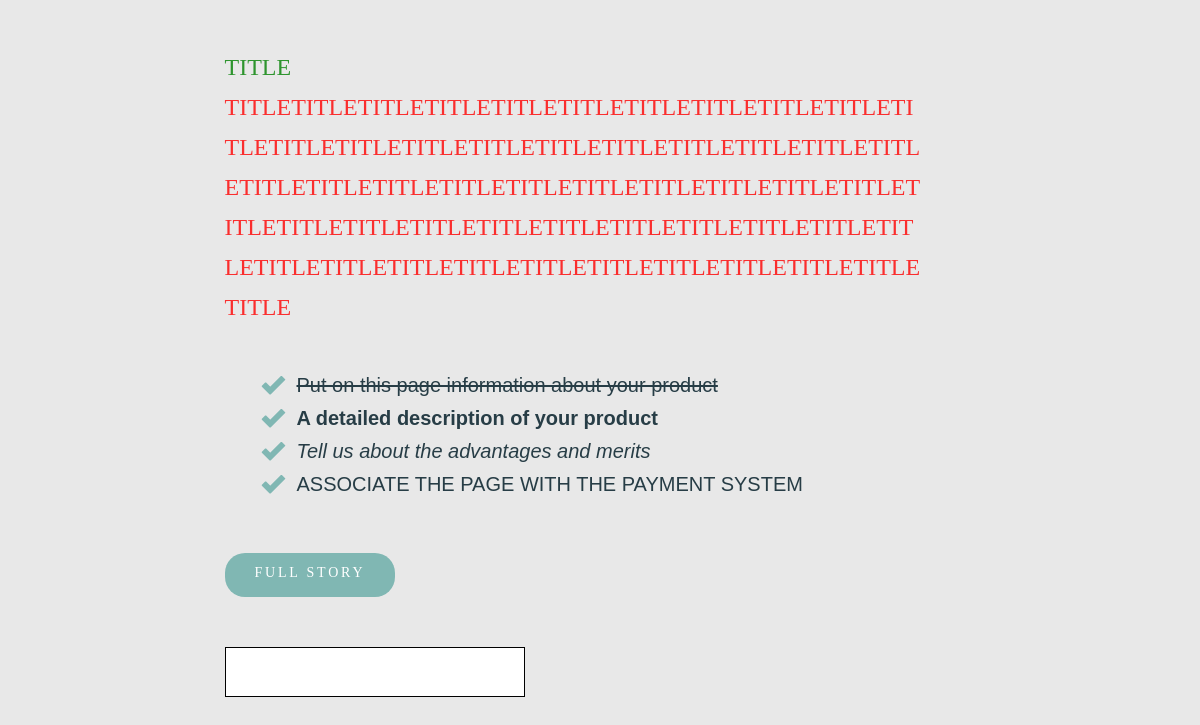
Before: / (lower part) with the older database file.
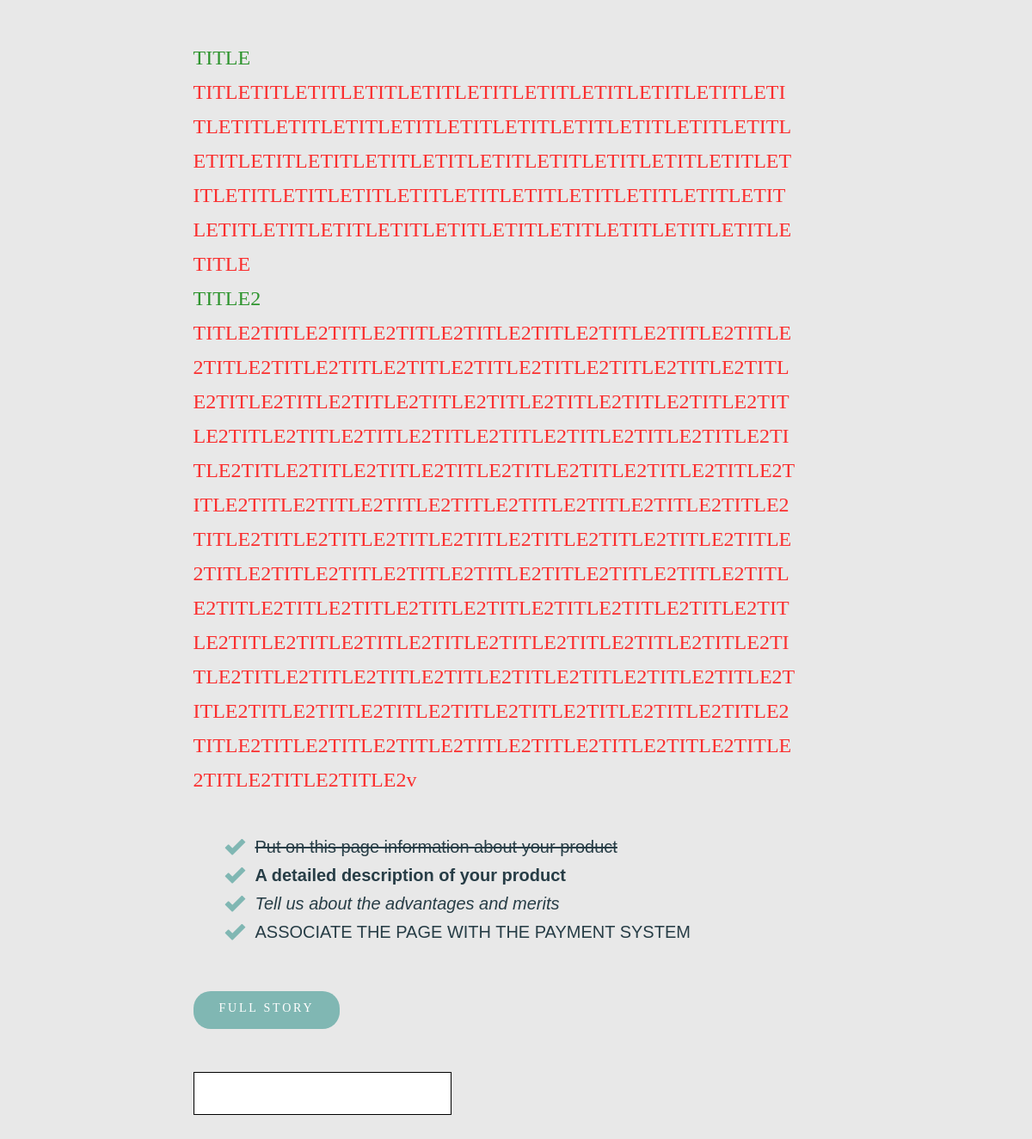
After: the same page with the newer database file.
### glavnaya/models.py (models this page shows, shortened)
class Post(models.Model):
	author = models.ForeignKey(settings.AUTH_USER_MODEL, on_delete=models.CASCADE)
	title = models.CharField(max_length=200)
	text = models.TextField()
	published_date = models.DateTimeField(blank=True,null=True)

### glavnaya/views.py (the view)
# urls.py: path('', views.index),
def index(request):
	posts = Post.objects.filter(published_date__lte=timezone.now()).order_by("published_date")
	return render(request, 'glavnaya/index.html',{'posts': posts})

### glavnaya/templates/glavnaya/index.html (shortened to what this page needs)
{% load static %}
<!DOCTYPE html>
<html lang="ru">
	<head>
		<link rel="stylesheet" href="{% static 'css/style.css'%}">
	</head>
	<body>
		<div class="content">
			<div class="content-bottom">
				<div class="content-bottom_text">
				{% for post in posts%}
				<div>
					<h1>{{post.title}}</h1>
					<p class = "longtext">{{post.text}}</p>
				</div>
				{%endfor%}
				</div>
				<div class="content-bottom_info">
					<ul class="content-bottom_info_list">
						<li>Put on this page information about your product</li>
						<li>A detailed description of your product</li>
						<li>Tell us about the advantages and merits</li>
						<li><span>Associate the page with the payment system</span></li>
					</ul>
					<a href="#" class="content-bottom_info_link">
						<span>Full story</span>
					</a>
					<div class="content-bottom_input">
						<input type="text" class="info">
					</div>
				</div>
			</div>
		</div>
	</body>
</html>

### glavnaya/static/css/style.css (style rules this page uses)
* { padding: 0;margin: 0;border: 0; }
*,*:before,*:after { -moz-box-sizing: border-box;-webkit-box-sizing: border-box;box-sizing: border-box; }
html,body { height:100%;width:100%;font-size:100%;line-height:1;font-size:14px;-ms-text-size-adjust:100%;-moz-text-size-adjust:100%;-webkit-text-size-adjust:100%; }
input,button,textarea { font-family:inherit; }
a,a:visited { text-decoration: none; }
ul li { list-style: none; }
h1,h2,h3,h4,h5,h6 { font-size:inherit;font-weight: inherit; }
body { background: #e8e8e8 url('../img/bg.png') 50% 150px no-repeat; }
.content { padding: 168px 0 137px 0; max-width: 841px; margin: 0 auto; }
.content-bottom { padding: 0px 45px; }
.content-bottom_text { opacity: 0.8; color: #273d46; font-size: 24px; line-height: 40px; margin: 0 0 48px 0; }
.content-bottom_text p { margin: 0px 0px 45px 0px; }
.content-bottom_text p:last-child { margin: 0; }
.content-bottom_info_list { margin: 0 0 59px 0; }
.content-bottom_info_list li { font-family: Arial, "Helvetica Neue", Helvetica, sans-serif; font-size: 20px; margin: 0 0 13px 0; padding: 0 0 0 36px; }
.content-bottom_info_list li:before { content: ' '; background: url('../img/icons/check.png') left no-repeat; padding: 0 0 0 36px; }
.content-bottom_info_list li:last-child { margin: 0px; }
.content-bottom_info_list li:nth-child(1) { color: #273d46; text-decoration: line-through; }
.content-bottom_info_list li:nth-child(2) { color: #273d46; font-weight: bold; }
.content-bottom_info_list li:nth-child(3) { color: #273d46; font-style: italic; }
.content-bottom_info_list li:nth-child(4) { text-transform: uppercase; color: #273d46; }
.content-bottom_info_link { height: 44px; display: inline-block; line-height: 44px; padding: 0px 30px; background-color: #80b7b3; border-radius: 20px; color: #ffffff; font-size: 14px; line-height: 40px; text-transform: uppercase; letter-spacing: 2.8px; margin: 0 0 50px 0; }
.info { height: 50px; width: 300px; border: 1px solid #000; }
.content-bottom_text div { max-width: 700px; color: green; }
.longtext { word-break: break-all; max-width: 700px; color: red; }

Changed rows visible on the page:
added Post: title "TITLE2", text "TITLE2TITLE2TITLE2TITLE2TITLE2TITLE2TITLE2TITLE2TITLE2TITLE2TITLE2TITLE2TITLE2TITLE2TITLE2TITLE2TITLE2TITLE2TITLE2TITLE2TITLE2TITLE2TITLE2TITLE2TITLE2TITLE2TITLE2TITLE2TITLE2TITLE2TITLE2TITLE2TITLE2TITLE2TITLE2TITLE2TITLE2TITLE2TITLE2TITLE2TITLE2TITLE2TITLE2TITLE2TITLE2TITLE2TITLE2TITLE2TITLE2TITLE2TITLE2TITLE2TITLE2TITLE2TITLE2TITLE2TITLE2TITLE2TITLE2TITLE2TITLE2TITLE2TITLE2TITLE2TITLE2TITLE2TITLE2TITLE2TITLE2TITLE2TITLE2TITLE2TITLE2TITLE2TITLE2TITLE2TITLE2TITLE2TITLE2TITLE2TITLE2TITLE2TITLE2TITLE2TITLE2TITLE2TITLE2TITLE2TITLE2TITLE2TITLE2TITLE2TITLE2TITLE2TITLE2TITLE2TITLE2TITLE2TITLE2TITLE2TITLE2TITLE2TITLE2TITLE2TITLE2TITLE2TITLE2TITLE2TITLE2TITLE2TITLE2TITLE2TITLE2TITLE2TITLE2TITLE2TITL…"
